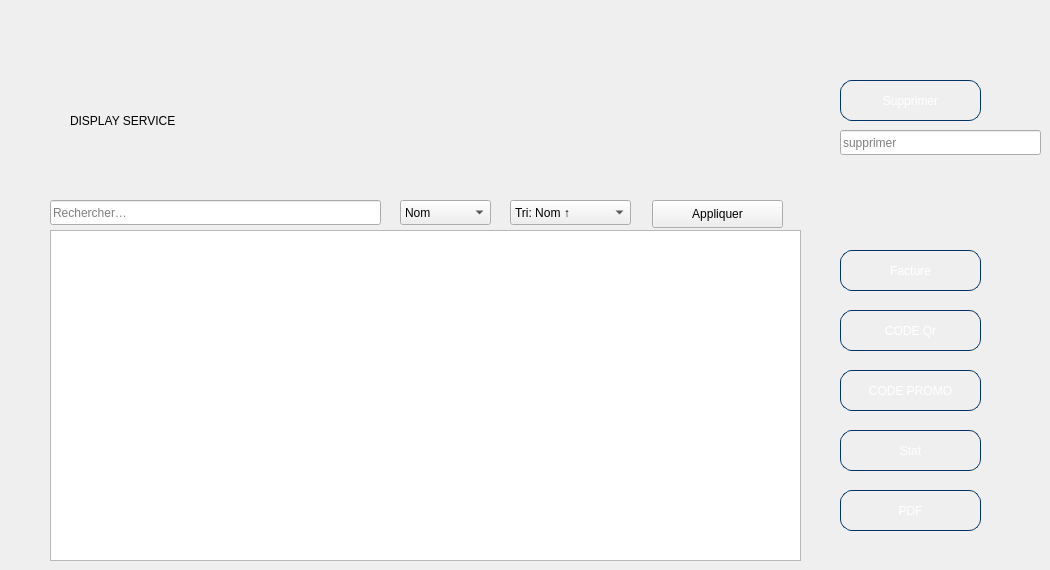
         <widget class="QWidget" name="tab_22">
          <attribute name="title">
           <string>DISPLAY</string>
          </attribute>
          <widget class="QLabel" name="label_35">
           <property name="geometry">
            <rect>
             <x>790</x>
             <y>80</y>
             <width>121</width>
             <height>81</height>
            </rect>
           </property>
           <property name="styleSheet">
            <string notr="true">background:transparent;</string>
           </property>
           <property name="text">
            <string/>
           </property>
           <property name="pixmap">
            <pixmap>../../Downloads/Capture_d_écran_2025-09-29_075328-removebg-preview.png</pixmap>
           </property>
           <property name="scaledContents">
            <bool>true</bool>
           </property>
          </widget>
          <widget class="QLabel" name="label_36">
           <property name="geometry">
            <rect>
             <x>70</x>
             <y>90</y>
             <width>601</width>
             <height>61</height>
            </rect>
           </property>
           <property name="styleSheet">
            <string notr="true">font: 700 italic 36pt &quot;Times New Roman&quot;;</string>
           </property>
           <property name="text">
            <string>DISPLAY SERVICE</string>
           </property>
          </widget>
          <widget class="QTableView" name="tableView_service">
           <property name="geometry">
            <rect>
             <x>50</x>
             <y>230</y>
             <width>751</width>
             <height>331</height>
            </rect>
           </property>
          </widget>
          <widget class="QComboBox" name="ordre_service">
           <property name="geometry">
            <rect>
             <x>510</x>
             <y>200</y>
             <width>121</width>
             <height>25</height>
            </rect>
           </property>
           <item>
            <property name="text">
             <string>Tri: Nom ↑</string>
            </property>
           </item>
           <item>
            <property name="text">
             <string>Nom ↓</string>
            </property>
           </item>
           <item>
            <property name="text">
             <string>Prix ↑</string>
            </property>
           </item>
           <item>
            <property name="text">
             <string>Prix ↓</string>
            </property>
           </item>
           <item>
            <property name="text">
             <string>Date ↑</string>
            </property>
           </item>
           <item>
            <property name="text">
             <string>Date ↓</string>
            </property>
           </item>
          </widget>
          <widget class="QPushButton" name="btn_tri">
           <property name="geometry">
            <rect>
             <x>652</x>
             <y>200</y>
             <width>131</width>
             <height>28</height>
            </rect>
           </property>
           <property name="text">
            <string>Appliquer</string>
           </property>
          </widget>
          <widget class="QLineEdit" name="Search_service">
           <property name="geometry">
            <rect>
             <x>50</x>
             <y>200</y>
             <width>331</width>
             <height>25</height>
            </rect>
           </property>
           <property name="placeholderText">
            <string>Rechercher…</string>
           </property>
          </widget>
          <widget class="QComboBox" name="choix_service">
           <property name="geometry">
            <rect>
             <x>400</x>
             <y>200</y>
             <width>91</width>
             <height>25</height>
            </rect>
           </property>
           <item>
            <property name="text">
             <string>Nom</string>
            </property>
           </item>
           <item>
            <property name="text">
             <string>Type</string>
            </property>
           </item>
           <item>
            <property name="text">
             <string>Prix</string>
            </property>
           </item>
           <item>
            <property name="text">
             <string>Date</string>
            </property>
           </item>
           <item>
            <property name="text">
             <string>Statut</string>
            </property>
           </item>
          </widget>
          <widget class="QPushButton" name="bt_Facture">
           <property name="geometry">
            <rect>
             <x>840</x>
             <y>250</y>
             <width>141</width>
             <height>41</height>
            </rect>
           </property>
           <property name="styleSheet">
            <string notr="true">QPushButton {
	font: 700 italic 10pt &quot;Times New Roman&quot;;
	color: white;
    background: qlineargradient(
        x1: 0, y1: 0, x2: 1, y2: 1,
        stop: 0 #001F3F,   /* bleu marine profond */
        stop: 1 #004080    /* bleu marine plus clair */
    );
    border: 1px solid #003366; /* contour subtil bleu foncé */
    border-radius: 12px;       /* coins arrondis */
    padding: 6px

}</string>
           </property>
           <property name="text">
            <string>Facture</string>
           </property>
          </widget>
          <widget class="QPushButton" name="bt_stat_service">
           <property name="geometry">
            <rect>
             <x>840</x>
             <y>430</y>
             <width>141</width>
             <height>41</height>
            </rect>
           </property>
           <property name="styleSheet">
            <string notr="true">QPushButton {
	font: 700 italic 10pt &quot;Times New Roman&quot;;
	color: white;
    background: qlineargradient(
        x1: 0, y1: 0, x2: 1, y2: 1,
        stop: 0 #001F3F,   /* bleu marine profond */
        stop: 1 #004080    /* bleu marine plus clair */
    );
    border: 1px solid #003366; /* contour subtil bleu foncé */
    border-radius: 12px;       /* coins arrondis */
    padding: 6px

}</string>
           </property>
           <property name="text">
            <string>Stat</string>
           </property>
          </widget>
          <widget class="QPushButton" name="bt_code_promo">
           <property name="geometry">
            <rect>
             <x>840</x>
             <y>370</y>
             <width>141</width>
             <height>41</height>
            </rect>
           </property>
           <property name="styleSheet">
            <string notr="true">QPushButton {
	font: 700 italic 10pt &quot;Times New Roman&quot;;
	color: white;
    background: qlineargradient(
        x1: 0, y1: 0, x2: 1, y2: 1,
        stop: 0 #001F3F,   /* bleu marine profond */
        stop: 1 #004080    /* bleu marine plus clair */
    );
    border: 1px solid #003366; /* contour subtil bleu foncé */
    border-radius: 12px;       /* coins arrondis */
    padding: 6px

}</string>
           </property>
           <property name="text">
            <string>CODE PROMO</string>
           </property>
          </widget>
          <widget class="QPushButton" name="bt_Code_Qr">
           <property name="geometry">
            <rect>
             <x>840</x>
             <y>310</y>
             <width>141</width>
             <height>41</height>
            </rect>
           </property>
           <property name="styleSheet">
            <string notr="true">QPushButton {
	font: 700 italic 10pt &quot;Times New Roman&quot;;
	color: white;
    background: qlineargradient(
        x1: 0, y1: 0, x2: 1, y2: 1,
        stop: 0 #001F3F,   /* bleu marine profond */
        stop: 1 #004080    /* bleu marine plus clair */
    );
    border: 1px solid #003366; /* contour subtil bleu foncé */
    border-radius: 12px;       /* coins arrondis */
    padding: 6px

}</string>
           </property>
           <property name="text">
            <string>CODE Qr</string>
           </property>
          </widget>
          <widget class="QPushButton" name="bt_pdf_service">
           <property name="geometry">
            <rect>
             <x>840</x>
             <y>490</y>
             <width>141</width>
             <height>41</height>
            </rect>
           </property>
           <property name="styleSheet">
            <string notr="true">QPushButton {
	font: 700 italic 10pt &quot;Times New Roman&quot;;
	color: white;
    background: qlineargradient(
        x1: 0, y1: 0, x2: 1, y2: 1,
        stop: 0 #001F3F,   /* bleu marine profond */
        stop: 1 #004080    /* bleu marine plus clair */
    );
    border: 1px solid #003366; /* contour subtil bleu foncé */
    border-radius: 12px;       /* coins arrondis */
    padding: 6px

}</string>
           </property>
           <property name="text">
            <string>PDF</string>
           </property>
          </widget>
          <widget class="QPushButton" name="bt_delete_service">
           <property name="geometry">
            <rect>
             <x>840</x>
             <y>80</y>
             <width>141</width>
             <height>41</height>
            </rect>
           </property>
           <property name="styleSheet">
            <string notr="true">QPushButton {
	font: 700 italic 10pt &quot;Times New Roman&quot;;
	color: white;
    background: qlineargradient(
        x1: 0, y1: 0, x2: 1, y2: 1,
        stop: 0 #001F3F,   /* bleu marine profond */
        stop: 1 #004080    /* bleu marine plus clair */
    );
    border: 1px solid #003366; /* contour subtil bleu foncé */
    border-radius: 12px;       /* coins arrondis */
    padding: 6px

}</string>
           </property>
           <property name="text">
            <string>Supprimer</string>
           </property>
          </widget>
          <widget class="QLineEdit" name="supprimer_id_service">
           <property name="geometry">
            <rect>
             <x>840</x>
             <y>130</y>
             <width>201</width>
             <height>25</height>
            </rect>
           </property>
           <property name="placeholderText">
            <string>supprimer</string>
           </property>
          </widget>
         </widget>
